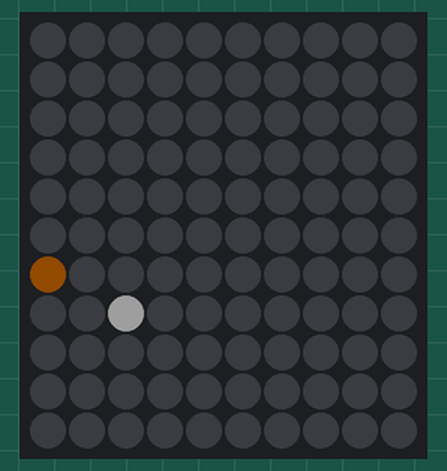
Recording of a sketch running on a simulated Arduino Nano, built with avr-gcc and run on an emulated ATmega328P. Shown: 10×11 RGB LED matrix (first LED top left, wired row by row). Dim RGB values are drawn brighter than linear; random numbers use the default seed unless the sketch sets one.

Above: at 0.15 s.
At 4.7 s:
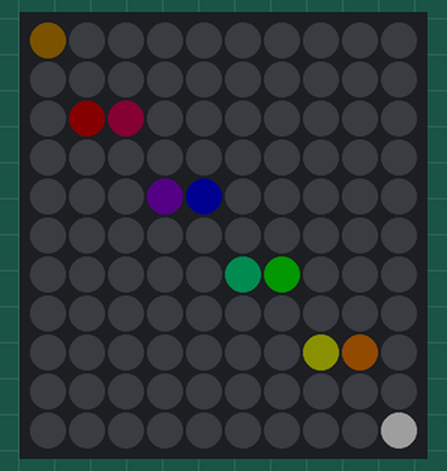
At 10.15 s:
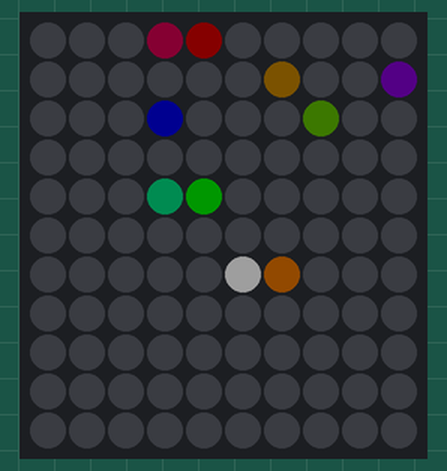
At 19.85 s:
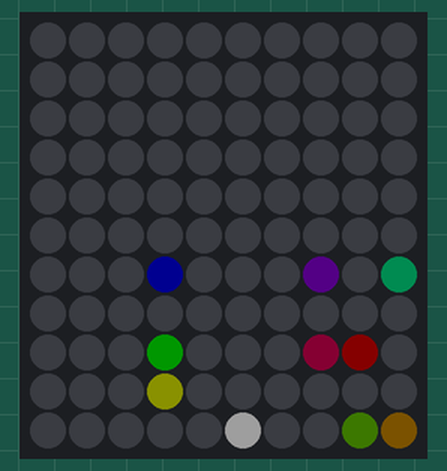
At 28.94 s:
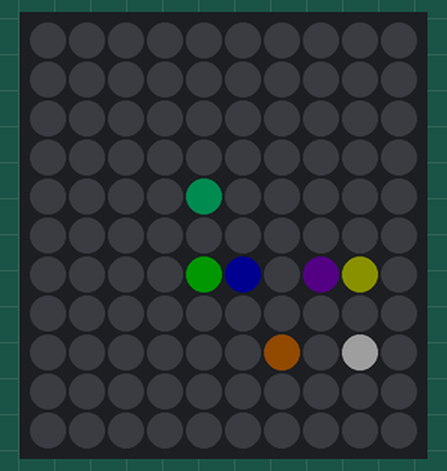
At 39.55 s:
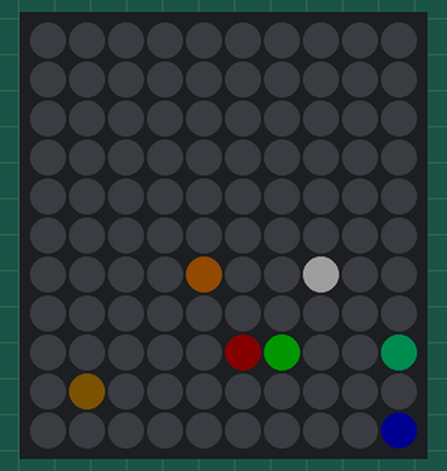

The sketch:

addressable_LED_display_snake.ino
```cpp
#include <FastLED.h> // http://fastled.io/docs/3.1/functions.html
#include <math.h>

#define for_range(counter, lessThan) for (uint8_t counter = 0; counter < lessThan; counter++)

#define WIDTH    10
#define HEIGHT   11
#define BOTTOM   0
#define LEFT     0
#define TOP      (HEIGHT-1)
#define RIGHT    (WIDTH-1)
#define NUM_LEDS (WIDTH*HEIGHT)

#define LED_PIN     2
#define BRIGHTNESS  30 // MAX 38 for 1A for 110 LEDs white, diode on nano USB 5V rated for 1A

#define FPS 30

typedef struct segment_ {
  int8_t x;
  int8_t y;
  CRGB c;
} segment_t;

#define new_segment(_x,_y,_c) (segment_t){.x=_x,.y=_y,.c=_c}

typedef struct snake_ {
  segment_t * segments;
  uint8_t length;
} snake_t;

#define NUM_SEGMENTS 11
segment_t segmentStore[NUM_SEGMENTS];
snake_t snake = (snake_t){.segments = segmentStore, .length = NUM_SEGMENTS};

#define head snake.segments[0]
#define tail snake.segments[snake.length-1]

CRGB leds[NUM_LEDS];
#define xy(x,y) ((x)%2 ? (HEIGHT*((x)+1))-(y)-1 : (y)+(HEIGHT*(x))) // serpentine layout, origin at bottom left
#define led(x,y) leds[xy(x,y)]

CRGB off = CRGB::Black;
CRGB headC = CRGB::White;
CRGB bodyC = CRGB::Red;
#define isLedOn(x,y) led(x,y)!=NULL
#define isLedOff(x,y) led(x,y)==NULL

uint8_t count = 0;

void clearLeds(void) {
  for_range(i, NUM_LEDS) {
    leds[i] = off;
  }
}

void drawSnake(void) {
  segment_t seg;
  for_range(i, snake.length) {
    seg = snake.segments[i];
    if (led(seg.x, seg.y) == off) {
      led(seg.x, seg.y) = seg.c;
    }
  }
}

uint8_t getHue(CRGB * c) {
  return atan2(sqrt(3) * (c->g - c->b), 2 * (c->r - c->g - c->b));
}

int8_t h = 1;
int8_t v = 1;
void moveSnake() {
  segment_t newHead = head;

  if (random(5) == 0) {
    h = random(2) * 2 - 1;
  }
  if (random(5) == 0) {
    v = random(2) * 1 - 1;
  }

  newHead.y += v;

  if (newHead.y < 0 || newHead.y > TOP) {
    newHead.y = (newHead.y - v + HEIGHT) % HEIGHT;
    v *= -1;
  }

  newHead.x += h;

  if (newHead.x < 0 || newHead.x > RIGHT) {
    newHead.x = (newHead.x - h + WIDTH) % WIDTH;
    h *= -1;
  }

  segment_t seg;
  for_range(i, snake.length - 1) {
    seg = snake.segments[snake.length - 2 - i];
    snake.segments[snake.length - 1 - i].x = seg.x;
    snake.segments[snake.length - 1 - i].y = seg.y;
  }
  head.x = newHead.x;
  head.y = newHead.y;

//  if (count <= snake.length) {
//    printSnake();
//    Serial.println();
//  }
}

void printSnake() {
  for_range(i, snake.length) {
    Serial.println("Snake " + String(i) + " = (" + String(snake.segments[i].x) + ", " + String(snake.segments[i].y) + ")");
  }
}

void setup() {
  Serial.begin(115200);
  FastLED.addLeds<WS2811, LED_PIN, GRB>(leds, NUM_LEDS);
  randomSeed(analogRead(0));
  FastLED.setBrightness(BRIGHTNESS);
  clearLeds();
  uint8_t x, y;
  for_range(i, snake.length) {
//    y = i / WIDTH;
//    x = (y % 2 == 0) ? i % WIDTH : WIDTH - 1 - i % WIDTH;
    y = HEIGHT / 2;
    x = WIDTH / 2;
    snake.segments[i] = new_segment(x, y, bodyC);
    snake.segments[i].c.setHue((getHue(&bodyC) + (360 * i) / snake.length) % 360);
    snake.segments[i].c.fadeLightBy(255 * i / snake.length);
  }
  head.c = headC;

//  printSnake();
}

void loop() {
  clearLeds();
  moveSnake();
  drawSnake();
  FastLED.show();
//  count++;
//  if (count == snake.length / 2) {
//    printSnake();
//  } else if (count == snake.length) {
//    printSnake();
//    while (1);
//  }
  delay(1000 / FPS);
}
```
